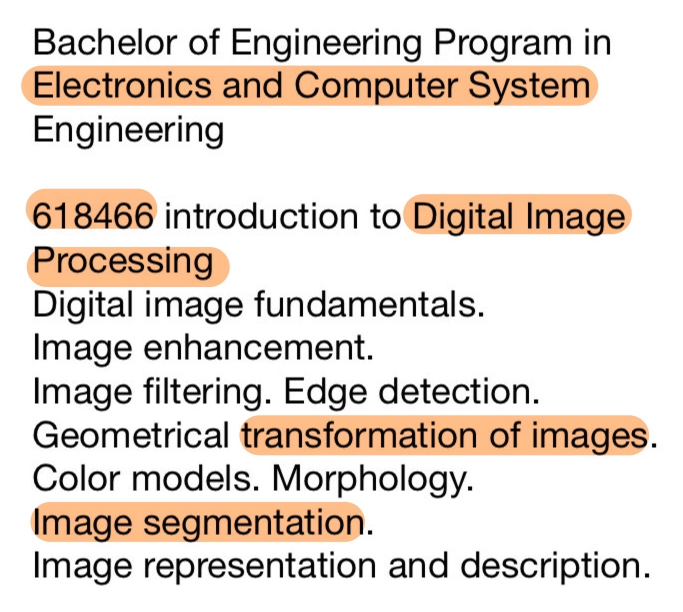
#> input picture project_no_line/dip4.jpg, 1365 x 1223 px (shown at 1/2 size)
$ python main.py
#> lines starting #> are read from the running program, lines starting #| are printed output that depends on the picture; after the words box and inside, x2 and y2 are one past the last pixel; in counts of white or black regions, pixels touching at a corner belong together
### project_no_line/ColorPicker.py
import cv2
import numpy as np


def detect_hsv(img_path):
    # Load image
#> called with img_path = 'dip4.jpg'
    img = cv2.imread(img_path)
#> img is the input picture: shape (1223, 1365, 3); mean B, G, R 212.3, 219.6, 228.8

    # Resize image
    img = cv2.resize(img, (0, 0), None, 0.5, 0.5)
#> img: shape (612, 682, 3)

    # Convert image to HSV color space
    hsv_img = cv2.cvtColor(img, cv2.COLOR_BGR2HSV)
#> hsv_img: shape (612, 682, 3); mean H, S, V 4.9, 22.9, 228.9
    cv2.imshow("bgr to hsv", hsv_img)

    # Define color ranges to detect
    lower_white = np.array([0, 0, 200])
    upper_white = np.array([180, 30, 255])

    lower_black = np.array([0, 0, 0])
    upper_black = np.array([180, 255, 30])

    # Mask for black and white regions
    white_mask = cv2.inRange(hsv_img, lower_white, upper_white)
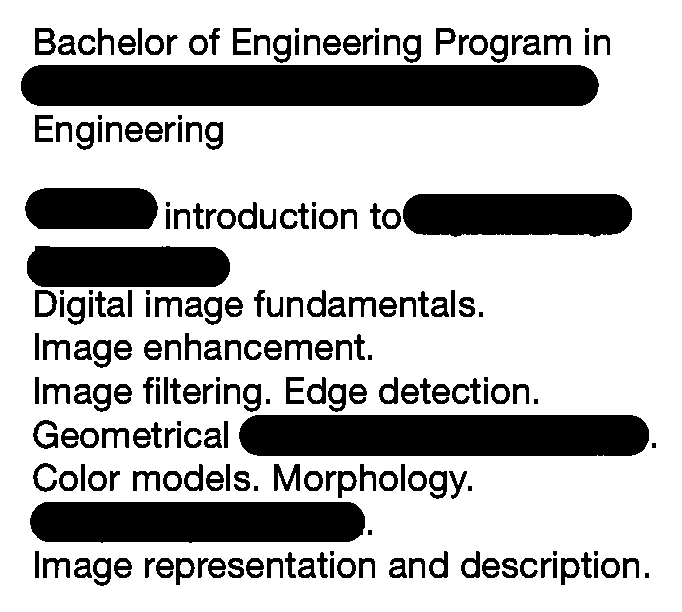
#> white_mask: shape (612, 682); 73.5% white; 219 black regions (17 under 20 px), largest, box (x1, y1, x2, y2) and area: (21, 65, 599, 106) 23319, (239, 415, 649, 456) 16450, (30, 502, 365, 543) 13081
    black_mask = cv2.inRange(hsv_img, lower_black, upper_black)
#> black_mask: shape (612, 682); 5.9% white in thin lines or dots, all inside (x1, y1, x2, y2) = (34, 29, 656, 584)
    mask = cv2.bitwise_or(white_mask, black_mask)
#> mask: shape (612, 682); 79.5% white; 577 black regions (268 under 20 px), largest, box (x1, y1, x2, y2) and area: (21, 65, 599, 106) 21065, (239, 415, 649, 456) 14791, (30, 502, 365, 543) 11639
    cv2.imshow("white_mask", white_mask)
    cv2.imshow("black_mask", black_mask)
    cv2.imshow("mask", mask)

    # Invert mask to detect other colors
    mask = cv2.bitwise_not(mask)
    cv2.imshow("other color", mask)

    # Apply mask to image
    color_img = cv2.bitwise_and(hsv_img, hsv_img, mask=mask)
#> color_img: shape (612, 682, 3); mean H, S, V 2.2, 18.4, 41.6
    cv2.imshow("Apply mask to image", color_img)

    # Find the most common color in the image
    h, s, v = cv2.split(color_img)
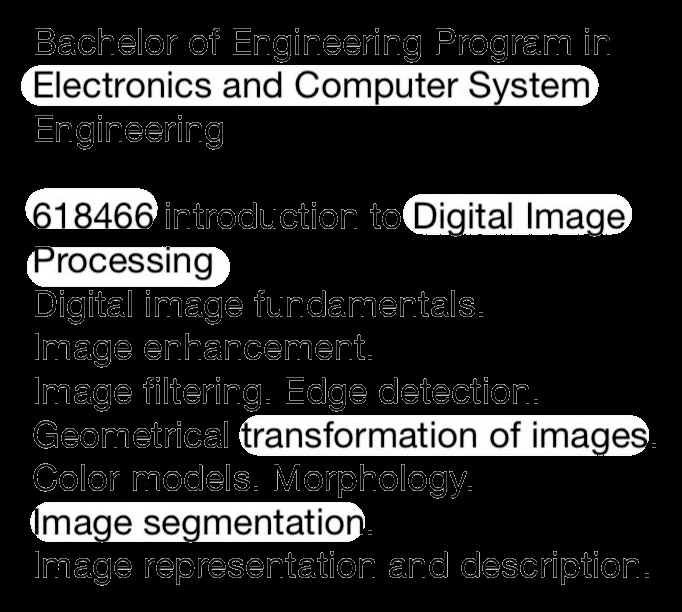
#> v: shape (612, 682); min 0, max 255, mean 41.6
    hist = cv2.calcHist([h], [0], mask, [180], [0, 180])
#> hist = 180 values, max 33297 at index 13, min 0 at index 1, mean 476.1
    color_hue = int(hist.argmax())
#> color_hue = 13

    # Calculate lower and upper bounds of color range
    lower_color = np.array([color_hue - 10, 50, 50])
#> lower_color = [3, 50, 50]
    upper_color = np.array([color_hue + 10, 255, 255])
#> upper_color = [23, 255, 255]

    # Print lower and upper bounds of color range
    print("Lower Bound: ", lower_color)
#| Lower Bound:  [ 3 50 50]
    print("Upper Bound: ", upper_color)
#| Upper Bound:  [ 23 255 255]

    # Return color in HSV color space
    color = np.concatenate((lower_color, upper_color)).tolist()
#> color = [3, 50, 50, 23, 255, 255]
    hsv = [color[i] for i in [0, 3, 1, 4, 2, 5]]
#> hsv = [3, 23, 50, 255, 50, 255]
    # color = np.array([color_hue, 255, 255])
    # return color, cv2.resize(color_img, (0, 0), None, 0.5, 0.5)
    return hsv

### project_no_line/utlis.py
import cv2
import numpy as np


def detectColor(img, hsv):
    imgHSV = cv2.cvtColor(img, cv2.COLOR_BGR2HSV)
    reimgHSV = cv2.resize(imgHSV, (0, 0), None, 0.5, 0.5)
    cv2.imshow("hsv", reimgHSV)
    lower = np.array([hsv[0], hsv[2], hsv[4]])
    upper = np.array([hsv[1], hsv[3], hsv[5]])
    mask = cv2.inRange(imgHSV, lower, upper)
    remask = cv2.resize(mask, (0, 0), None, 0.5, 0.5)
    cv2.imshow("mask2", remask)
    imgResult = cv2.bitwise_and(img, img, mask=mask)
    reimgResult = cv2.resize(imgResult, (0, 0), None, 0.5, 0.5)
    cv2.imshow("imgResult", reimgResult)
    return imgResult


def getContours(img, imgDraw, cThr=[100, 100], showCanny=False, minArea=1000, filter=0, draw=False):
    imgDraw = imgDraw.copy()
    imgGray = cv2.cvtColor(img, cv2.COLOR_BGR2GRAY)
    imgBlur = cv2.GaussianBlur(imgGray, (5, 5), 1)
    imgCanny = cv2.Canny(imgBlur, cThr[0], cThr[1])
    kernal = np.array((10, 10))
    imgDial = cv2.dilate(imgCanny, kernal, iterations=1)
    imgClose = cv2.morphologyEx(imgDial, cv2.MORPH_CLOSE, kernal)

    if showCanny: cv2.imshow("Canny", imgClose)
    #imgGray or imgCanny
    contours, _ = cv2.findContours(imgGray, cv2.RETR_EXTERNAL, cv2.CHAIN_APPROX_SIMPLE)
    finalCountours = []
    for i in contours:
        area = cv2.contourArea(i)
        if area > minArea:
            peri = cv2.arcLength(i, True)
            approx = cv2.approxPolyDP(i, 0.02 * peri, True)
            bbox = cv2.boundingRect(i)
            bbox = [bbox[0], bbox[1] - 10, bbox[2], bbox[3] + 10]
            if filter > 0:
                if len(approx) == filter:
                    finalCountours.append([len(approx), area, approx, bbox, i])
            else:
                finalCountours.append([len(approx), area, approx, bbox, i])
    finalCountours = list(reversed(finalCountours))
    if draw:
        for con in finalCountours:
            x, y, w, h = con[3]
            # w += 5
            cv2.rectangle(imgDraw, (x, y), (x + w, y + h), (0, 0, 255), 3)
            # cv2.drawContours(imgDraw, con[4], -1, (0, 0, 255), 2)
    return imgDraw, finalCountours


def getRoi(img, contours):
    roiList = []
    for con in contours:
        x, y, w, h = con[3]
        # w += 5
        roiList.append(img[y:y + h, x:x + w])
    return roiList


def roiDisplay(roiList):
    for x, roi in enumerate(roiList):
        roi = cv2.resize(roi, (0, 0), None, 1, 1)
        # cv2.namedWindow(str(x), cv2.WINDOW_AUTOSIZE)
        cv2.imshow(str(x), roi)


# [4 lines left out: function saveText, not called in this run]

### project_no_line/main.py
from utlis import *
from ColorPicker import *
import pytesseract
import cv2


def empty(e):
    pass


hsv = detect_hsv('dip4.jpg')
#> hsv = [3, 23, 50, 255, 50, 255]
print(hsv)
#| [3, 23, 50, 255, 50, 255]
pytesseract.pytesseract.tesseract_cmd = '/opt/homebrew/bin/tesseract'


# Step 1
img = cv2.imread('dip4.jpg')

# Step 2
imgResult = detectColor(img, hsv)
#> in detectColor, `imgHSV = cv2.cvtColor(img, cv2.COLOR_BGR2HSV)`: imgHSV: shape (1223, 1365, 3); mean H, S, V 4.9, 23.5, 228.8
#> in detectColor, `reimgHSV = cv2.resize(imgHSV, (0, 0), None, 0.5, 0.5)`: reimgHSV: shape (612, 682, 3); mean H, S, V 5, 23.6, 228.9
#> in detectColor, `lower = np.array([hsv[0], hsv[2], hsv[4]])`: lower = [3, 50, 50]
#> in detectColor, `upper = np.array([hsv[1], hsv[3], hsv[5]])`: upper = [23, 255, 255]
#> in detectColor, `mask = cv2.inRange(imgHSV, lower, upper)`: mask: shape (1223, 1365); 15.2% white; 49 white regions (2 under 20 px), largest, box (x1, y1, x2, y2) and area: (42, 131, 1197, 212) 75780, (479, 830, 1298, 911) 52853, (72, 1004, 730, 1084) 41334

# Step 3 & 4
imgContours, contours = getContours(imgResult, img, showCanny=True,
                                    minArea=1000, filter=0,
                                    cThr=[100, 150], draw=True)
#> in getContours, `imgCanny = cv2.Canny(imgBlur, cThr[0], cThr[1])`: imgCanny: shape (1223, 1365); 1.7% white in thin lines or dots, all inside (x1, y1, x2, y2) = (41, 130, 1299, 1085)
#> in getContours, `imgDial = cv2.dilate(imgCanny, kernal, iterations=1)`: imgDial: shape (1223, 1365); 2.8% white in thin lines or dots, all inside (x1, y1, x2, y2) = (41, 130, 1299, 1086)
#> in getContours, `imgClose = cv2.morphologyEx(imgDial, cv2.MORPH_CLOSE, kernal)`:
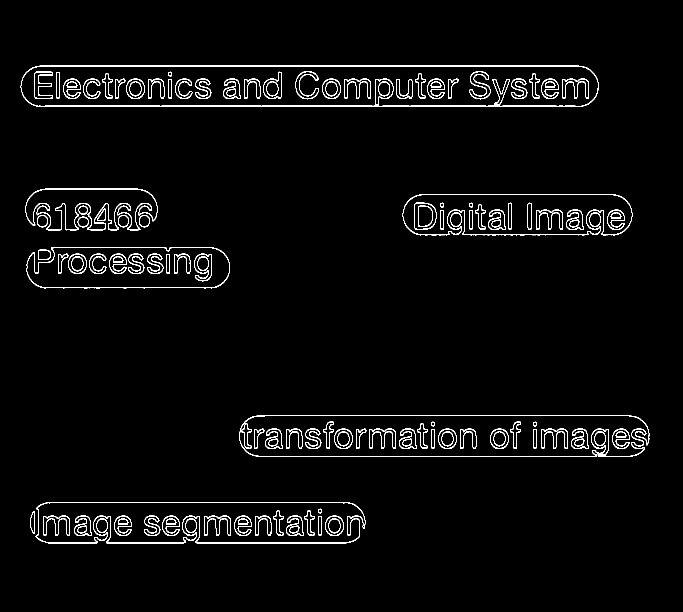
#> imgClose: shape (1223, 1365) (shown at 1/2 size); 2.8% white in thin lines or dots, all inside (x1, y1, x2, y2) = (41, 131, 1299, 1087)
#> in getContours, `contours, _ = cv2.findContours(imgGray, cv2.RETR_EXTERNAL, cv2.CHAIN_A..`: contours = 21 contours, 2 with area under 20; largest, box (x1, y1, x2, y2) and area: (42, 131, 1197, 212) 89786, (479, 830, 1298, 911) 62254, (72, 1004, 730, 1084) 47795, (806, 388, 1264, 469) 32374, (54, 493, 460, 574) 29516
#> the loop in getContours, `for i in contours:` made 21 passes
#> (area, peri, approx, bbox) on passes 7, 21: (62253.5, 2180.1, [[479, 864], [515, 910], [1297, 878], [1259, 830]], [479, 820, 819, 91]), (89786.5, 2414, [[42, 175], [1196, 169]], [42, 121, 1155, 91])
#> (area, peri, bbox) on passes 5, 10, 19, 20: (47795, 1981.5, [72, 994, 658, 90]), (29516.5, 1021.7, [54, 483, 406, 91]), (32374.5, 1363.9, [806, 378, 458, 91]), (13689.5, 1559.6, [51, 367, 264, 91])
#> after the loop in getContours, `for i in contours:`: finalCountours = 6 items
#> the loop in getContours, `for con in finalCountours:` made 6 passes
#> (x, y, w, h) on passes 1 to 6: (42, 121, 1155, 91), (51, 367, 264, 91), (806, 378, 458, 91), (54, 483, 406, 91), (479, 820, 819, 91), (72, 994, 658, 90)
#> after the loop in getContours, `for con in finalCountours:`:
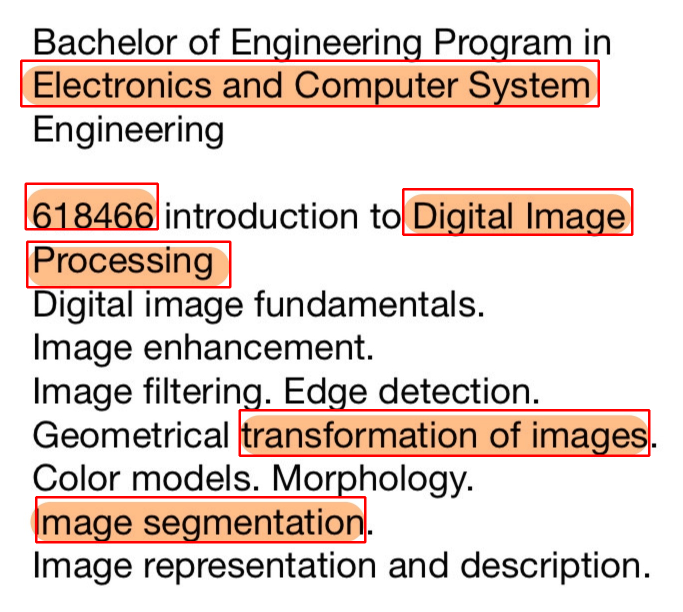
#> imgDraw: shape (1223, 1365, 3) (shown at 1/2 size); 2.57% of pixels changed, all inside (x1, y1, x2, y2) = (40, 119, 1301, 1087)
#> contours = 6 items
imgContours = cv2.resize(imgContours, (0, 0), None, 0.5, 0.5)
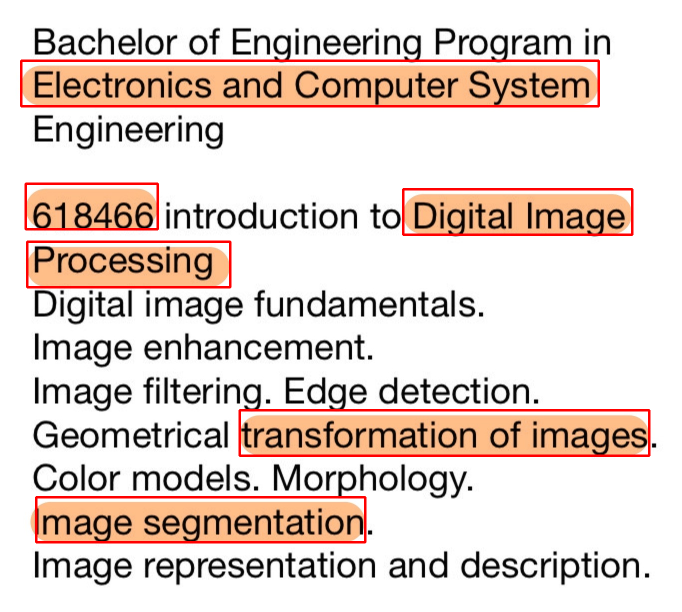
#> imgContours: shape (612, 682, 3); mean B, G, R 206.4, 213.5, 229.1
cv2.imshow("imgContours", imgContours)
print(len(contours))
#| 6

# Step 5
roiList = getRoi(img, contours)
#> the loop in getRoi, `for con in contours:` made 6 passes
#> roiList = 6 items
roiDisplay(roiList)
#> the loop in roiDisplay, `for x, roi in enumerate(roiList):` made 6 passes
#> pass 1, in roiDisplay, `roi = cv2.resize(roi, (0, 0), None, 1, 1)`:
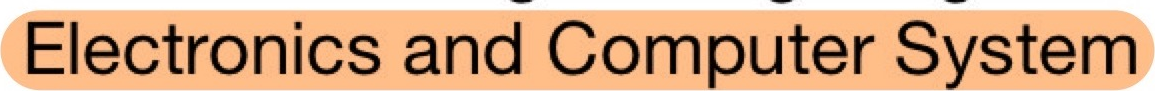
#> roi: shape (91, 1155, 3); mean of channels 0, 1, 2 130.9, 167, 212.8; drawn as B, G, R
#> pass 3, in roiDisplay, `roi = cv2.resize(roi, (0, 0), None, 1, 1)`:
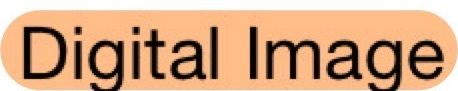
#> roi: shape (91, 458, 3); mean of channels 0, 1, 2 131.6, 166, 209.8; drawn as B, G, R

# Step 6
highlightedText = []
for x, roi in enumerate(roiList):
#> (the run stopped early here; a loop or call above may not have finished)

$ run again, with project_no_line/dip1.jpg copied over project_no_line/dip4.jpg
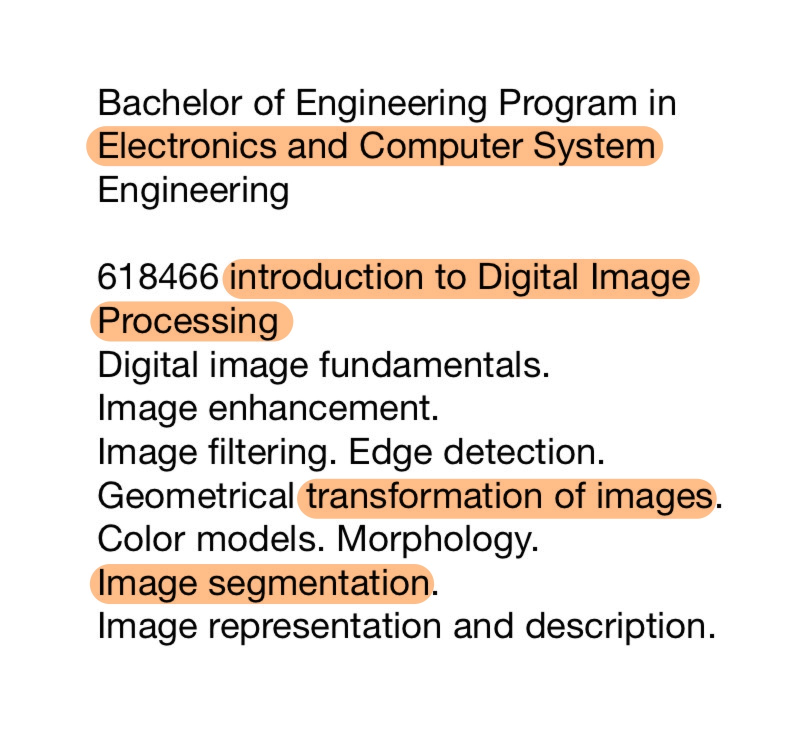
#> input picture project_no_line/dip1.jpg, 1614 x 1466 px (shown at 1/2 size)
#> in detect_hsv, img is the input picture: shape (1466, 1614, 3); mean B, G, R 223.9, 229.5, 236.6
#> img: shape (733, 807, 3)
#> hsv_img: shape (733, 807, 3); mean H, S, V 3.6, 17.5, 236.6
#> white_mask: shape (733, 807); 80.9% white; 207 black regions (23 under 20 px), largest, box (x1, y1, x2, y2) and area: (86, 126, 664, 167) 22783, (222, 259, 700, 299) 18789, (297, 478, 717, 519) 16863
#> black_mask: shape (733, 807); 4.7% white in thin lines or dots, all inside (x1, y1, x2, y2) = (99, 89, 721, 645)
#> color_img: shape (733, 807, 3); mean H, S, V 1.6, 14, 30.4
#> hist = 180 values, max 33146 at index 13, min 0 at index 1, mean 472.3
#> color_hue = 13
#> lower_color = [3, 50, 50]
#> upper_color = [23, 255, 255]
#| Lower Bound:  [ 3 50 50]
#| Upper Bound:  [ 23 255 255]
#> color = [3, 50, 50, 23, 255, 255]
#> in detect_hsv, `hsv = [color[i] for i in [0, 3, 1, 4, 2, 5]]`: hsv = [3, 23, 50, 255, 50, 255]
#| [3, 23, 50, 255, 50, 255]
#> imgHSV: shape (1466, 1614, 3); mean H, S, V 3.8, 17.7, 236.6
#> reimgHSV: shape (733, 807, 3); mean H, S, V 3.8, 17.8, 236.6
#> lower = [3, 50, 50]
#> upper = [23, 255, 255]
#> imgCanny: shape (1466, 1614); 1.3% white in thin lines or dots, all inside (x1, y1, x2, y2) = (171, 251, 1434, 1209)
#> imgDial: shape (1466, 1614); 2.1% white in thin lines or dots, all inside (x1, y1, x2, y2) = (171, 251, 1434, 1210)
#> in getContours, `imgClose = cv2.morphologyEx(imgDial, cv2.MORPH_CLOSE, kernal)`:
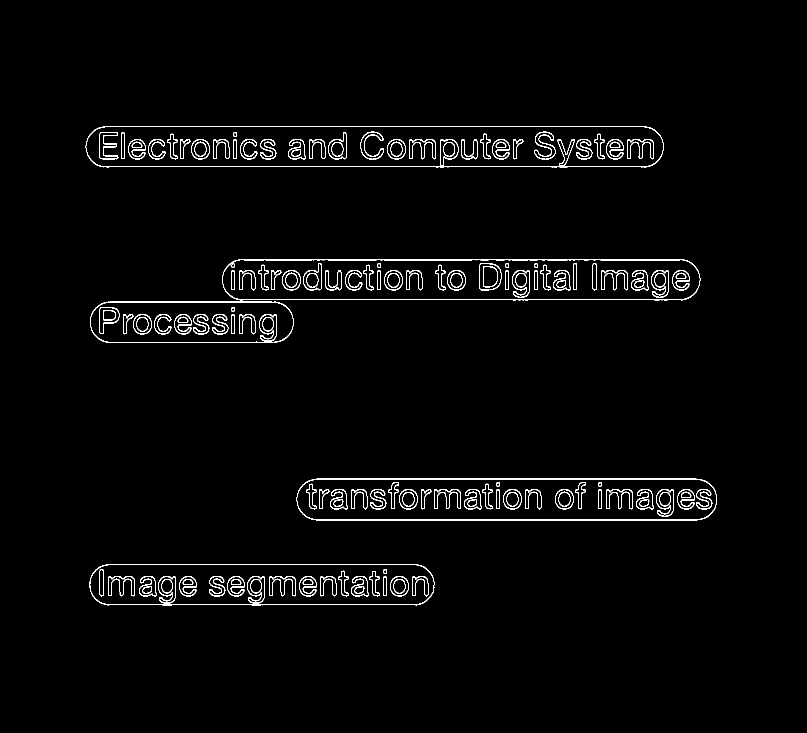
#> imgClose: shape (1466, 1614) (shown at 1/2 size); 2.1% white in thin lines or dots, all inside (x1, y1, x2, y2) = (171, 252, 1434, 1211)
#> in getContours, `contours, _ = cv2.findContours(imgGray, cv2.RETR_EXTERNAL, cv2.CHAIN_A..`: contours = 5 contours; box (x1, y1, x2, y2) and area: (172, 252, 1327, 333) 89794, (445, 518, 1400, 598) 74036, (594, 957, 1434, 1038) 65682, (180, 1128, 868, 1208) 53008, (181, 603, 587, 683) 30684
#> the loop in getContours, `for i in contours:` made 5 passes
#> (area, peri, approx, bbox) on passes 4 to 5: (74036, 2012.1, [[445, 551], [478, 597], [1399, 561], [1366, 518]], [445, 508, 955, 90]), (89794, 2413.8, [[172, 288], [1326, 295]], [172, 242, 1155, 91])
#> after the loop in getContours, `for i in contours:`: finalCountours = 5 items
#> the loop in getContours, `for con in finalCountours:` made 5 passes
#> (x, y, w, h) on passes 1 to 5: (172, 242, 1155, 91), (445, 508, 955, 90), (181, 593, 406, 90), (594, 947, 840, 91), (180, 1118, 688, 90)
#| 5
#> the loop in getRoi, `for con in contours:` made 5 passes
#> the loop in roiDisplay, `for x, roi in enumerate(roiList):` made 5 passes
#> pass 3, in roiDisplay, `roi = cv2.resize(roi, (0, 0), None, 1, 1)`:
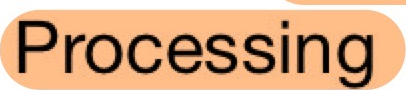
#> roi: shape (90, 406, 3); mean of channels 0, 1, 2 130.7, 167.4, 213; drawn as B, G, R
